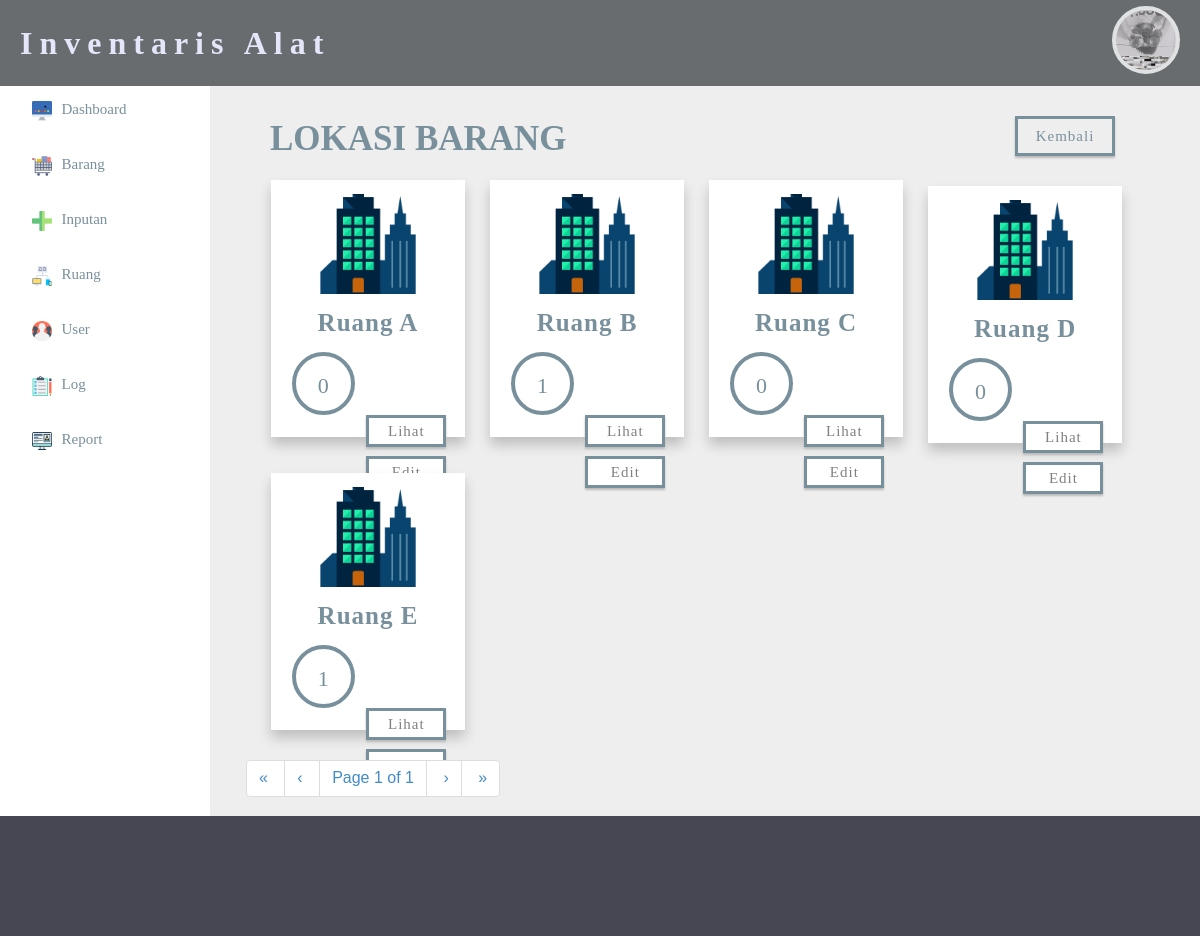
/admin/lokasi.php (signed in), run on the app's committed database.
### tables this page shows
CREATE TABLE IF NOT EXISTS `lokasi` (
  `id_lokasi` int(11) NOT NULL AUTO_INCREMENT,
  `nama_lok` varchar(40) NOT NULL,
  `tambahan` varchar(100) NOT NULL,
  PRIMARY KEY (`id_lokasi`)
);

### admin/lokasi.php (the view, shortened to what this page needs)
<?php
    include 'session.php';
    include 'pagination.php';
        $sql =  "SELECT * FROM lokasi";
        $result = mysql_query($sql);
        $rpp = 8;
        $reload = "lokasi.php?pagination=true&page=1";
        $page = intval($_GET["page"]);
        if($page<=0) $page = 1;
        $tcount = mysql_num_rows($result);
        $tpages = ($tcount) ? ceil($tcount/$rpp) : 1;
        $count = 0;
        $i = ($page-1)*$rpp;
 ?>
 <html>
 <head>
    <link rel="stylesheet" type="text/css" href="../css/admin_css.css">
    <link rel="stylesheet" type="text/css" href="../css/table.css">
    <link rel="stylesheet" type="text/css" href="../css/lok.css">
    <link rel="stylesheet" type="text/css" href="../css/bootstrap.css">
 </head>
 <body>
 <?php
    include 'header.php';
  ?>
     <div class="a">
        <h1 style="font-size: 35px; font-family: paranoid;">Lokasi Barang</h1>
        <a href="inventori.php"><button style="margin-right:55px; margin-top: 20px;">Kembali</button></a><br><br><br>
        <?php
            while(($count<$rpp) && ($i<$tcount)) {
                $data = mysql_fetch_array($result);
                $id_lokasi = $data['id_lokasi']; ?>
            <div class="lokasi">
                <center>
                    <img src="../img/city.png">
                    <h5><?php echo $data['nama_lok']; ?></h5>
                    <?php
                        $sql2 = "SELECT * FROM barang INNER JOIN lokasi_detail ON barang.id = lokasi_detail.id
                                WHERE id_lokasi = '$id_lokasi' ";
                        $query2 = mysql_query($sql2);
                        $number = mysql_num_rows($query2);
                     ?>
                    <div class="number">
                        <p><?php echo $number; ?></p>
                    </div>
                    <div class="button">
                        <a href="lok_barang.php?page=1&id_lokasi=<?php echo $data['id_lokasi']; ?>"><button>Lihat</button></a><br><br>
                        <a href=edit_ruang.php?id_lokasi=<?php echo $data['id_lokasi']; ?>"><button style="margin-top: 5px;">Edit</button></a>
                    </div>
                </center>
            </div>
            <?php
                $i++;
                $count++;
            }
            ?>
            <div class="zz" style="width: 100%; height: 70px; background-color: transparent; float: left; margin-top: 10px;">
                <div class="pagination" style="display: block; margin-top: 0;">
                    <?php echo paginate_one($reload, $page, $tpages); ?>
                </div>
            </div>
     </div>
     <?php
        include 'sisi.php';
      ?>
 <div class="c">
 </div>
 </body>
 </html>

### css/admin_css.css (style rules this page uses)
body { margin: 0; padding: 0; font-family: helvetica; }
.a { width: 77%; padding-top: 10px; padding-left: 3%; padding-right: 2.5%; height: 720px; float: right; background-color: #eee; }
.c { width: 100%; background-color: rgb(70, 71, 82); padding: 5%; float: right; }
.a a { text-decoration: none; }
.pagination { display: inline-block; }

### css/table.css (style rules this page uses)
.a { background-color: #eeeeee; }
.a h1 { float: left; color: #78909C; margin-left: 24px; font-family: century gothic; font-size: 25px; margin-bottom: -10px; text-transform: uppercase; }
.a button { width: 100px; height: 40px; margin-top: 10px; margin-right: 35px; border:3px solid #78909C; color: #78909C; font-family: paranoid; font-size: 15px; background-color: transparent; float: right; box-shadow: 0px 2px 2px #bababa; letter-spacing: 1px; }

### css/lok.css (style rules this page uses)
.lokasi { width: 18%; height: 220px; padding: 1.5%; padding-bottom: 2.5%; float: left; background-color: white; margin-left: 25px; box-shadow: 2px 2px 2px solid black; box-shadow: 0px 8px 12px 0px rgba(0,0,0,0.2); margin-top: 30px; }
.lokasi img { width: 100px; }
.lokasi h5 { font-size: 25px; margin: 15px; margin-bottom: 7px; color: #78909C; font-family: paranoid; letter-spacing: 1px; }
.number { float: left; width: 55px; height: 55px; margin-top: 5%; margin-left: 7px; border-radius: 50%; border:4px solid #78909C; }
.number p { font-family: paranoid; font-size: 22px; color: #78909C; position: inherit; margin-top: 17px; text-align: center; }
.button { width: 60%; height: 80px; float: right; background-color: transparent; }
.button button { width: 80%; height: 40%; border: 3px solid #78909C; float: left; margin-left: 15px; margin-top: 0; background-color: white; color: grey; font-family: paranoid; letter-spacing: 1px; }

### data on the page
lokasi: nama_lok "Ruang A", number "0"
lokasi: nama_lok "Ruang B", number "1"
lokasi: nama_lok "Ruang C", number "0"
lokasi: nama_lok "Ruang D", number "0"
lokasi: nama_lok "Ruang E", number "1"

### other printed values
$firstlabel "«"
$prevlabel "‹"
$page "1"
$tpages "1"
$nextlabel "›"
$lastlabel "»"
